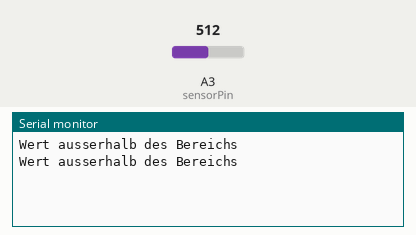
This sketch was run on a simulated Arduino Uno, built with avr-gcc and run on an emulated ATmega328P. Shown: the last lines printed to the serial monitor. The test bench sets the inputs (shaded band); at power-on: A3 (sensorPin) = 512.

Above: at 1.8 s.
1.9 s: A3 (sensorPin) set to 666
At 2.7 s:
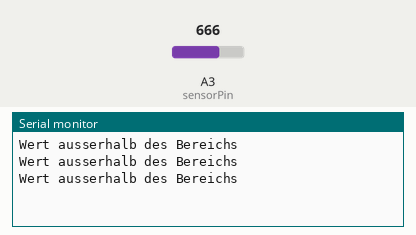
3.4 s: A3 (sensorPin) set to 702
At 4.8 s:
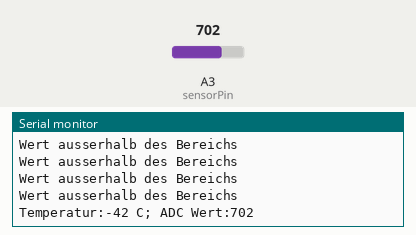

The sketch:

AnalogInput.ino
```cpp
int sensorPin = A3;

#define PT1000_VALUE_COUNT  340   // Anzahl der Werte in PT1000 Tabelle
#define ADC_RANGE_MIN  684        // ADC-Wert entspricht -50°C
#define ADC_RANGE_MAX  1023       // ADC-Wert entspricht 157°C

// Tabelle mit Temperaturwerten für PT1000
const int PT1000[] PROGMEM = {
  -50, 	-50, 	-49, 	-49, 	-48, 	-48, 	-48, 	-47, 	-47, 	-46, 	-46, 	-45, 	-45, 	-44, 	-44, 	-44,
  -43, 	-43, 	-42, 	-42, 	-41, 	-41, 	-40, 	-40, 	-39, 	-39, 	-38, 	-38, 	-38, 	-37, 	-37, 	-36,
  -36, 	-35, 	-35, 	-34, 	-34, 	-33, 	-33, 	-32, 	-32, 	-31, 	-31, 	-30, 	-30, 	-29, 	-29, 	-29,
  -28, 	-28, 	-27, 	-27, 	-26, 	-26, 	-25, 	-25, 	-24, 	-24, 	-23, 	-23, 	-22, 	-22, 	-21, 	-21,
  -20, 	-20, 	-19, 	-19, 	-18, 	-18, 	-17, 	-17, 	-16, 	-16, 	-15, 	-15, 	-14, 	-14, 	-13, 	-13,
  -12, 	-12, 	-11, 	-11, 	-10, 	-10, 	 -9, 	 -9, 	 -8, 	 -8, 	 -7, 	 -7, 	 -6, 	 -6, 	 -5, 	 -5,
   -4, 	 -3, 	 -3, 	 -2, 	 -2, 	 -1, 	 -1, 	  0, 	  0, 	  1, 	  1, 	  2, 	  2, 	  3, 	  3, 	  4,
    4, 	  5, 	  6, 	  6, 	  7, 	  7, 	  8, 	  8, 	  9, 	  9, 	 10, 	 10, 	 11, 	 12, 	 12, 	 13,
   13, 	 14, 	 14, 	 15, 	 15, 	 16, 	 16, 	 17, 	 18, 	 18, 	 19, 	 19, 	 20, 	 20, 	 21, 	 22,
   22, 	 23, 	 23, 	 24, 	 24, 	 25, 	 26, 	 26, 	 27, 	 27, 	 28, 	 28, 	 29, 	 30, 	 30, 	 31,
   31, 	 32, 	 33, 	 33, 	 34, 	 34, 	 35, 	 35, 	 36, 	 37, 	 37, 	 38, 	 38, 	 39, 	 40, 	 40,
   41, 	 41, 	 42, 	 43, 	 43, 	 44, 	 44, 	 45, 	 46, 	 46, 	 47, 	 48, 	 48, 	 49, 	 49, 	 50,
   51, 	 51, 	 52, 	 52, 	 53, 	 54, 	 54, 	 55, 	 56, 	 56, 	 57, 	 58, 	 58, 	 59, 	 59, 	 60,
   61, 	 61, 	 62, 	 63, 	 63, 	 64, 	 65, 	 65, 	 66, 	 67, 	 67, 	 68, 	 68, 	 69, 	 70, 	 70,
   71, 	 72, 	 72, 	 73, 	 74, 	 74, 	 75, 	 76, 	 76, 	 77, 	 78, 	 78, 	 79, 	 80, 	 80, 	 81,
   82, 	 83, 	 83, 	 84, 	 85, 	 85, 	 86, 	 87, 	 87, 	 88, 	 89, 	 89, 	 90, 	 91, 	 92, 	 92,
   93, 	 94, 	 94, 	 95, 	 96, 	 96, 	 97, 	 98, 	 99, 	 99, 	100, 	101, 	101, 	102, 	103, 	104,
  104, 	105, 	106, 	107, 	107, 	108, 	109, 	110, 	110, 	111, 	112, 	112, 	113, 	114, 	115, 	115,
  116, 	117, 	118, 	118, 	119, 	120, 	121, 	122, 	122, 	123, 	124, 	125, 	125, 	126, 	127, 	128,
  128, 	129, 	130, 	131, 	132, 	132, 	133, 	134, 	135, 	136, 	136, 	137, 	138, 	139, 	139, 	140,
  141, 	142, 	143, 	144, 	144, 	145, 	146, 	147, 	148, 	148, 	149, 	150, 	151, 	152, 	153, 	153,
  154, 	155, 	156, 	157
};


void setup() {
  Serial.begin(9600); // serielle Schnittstelle initialisieren

  // Referenz einstellen
  analogReference(DEFAULT);
}

void loop() {
  // Index auf PT1000 Tabelle
  unsigned int index = 0;

  // Temperaturwert
  int temperature = 0;

  // Analogwert lesen
  int sensorValue = analogRead(sensorPin);

  // Sensorwert prüfen: liegt der Wert im Messbereich?
  if (sensorValue >= ADC_RANGE_MIN && sensorValue <= ADC_RANGE_MAX) {
    // Index bilden
    index = sensorValue - ADC_RANGE_MIN;

    // Temperaturwert aus Tabelle lesen
    int temperature = (int)(PGM_P)pgm_read_word(&PT1000[index]);

    // Temperaturwert ausgeben
    Serial.println("Temperatur:" + String(temperature) + " C; ADC Wert:" + String(sensorValue));
  } else {

    Serial.println("Wert ausserhalb des Bereichs");

  }

  delay(1000);

}
```

Measured:
- the behaviour switches between 683 and 684 on A3 (sensorPin) (found by bisection; images 1 and 2)
- after the input at 3.4 s, the serial monitor: prints a new line after 0.60 s (image 2)
